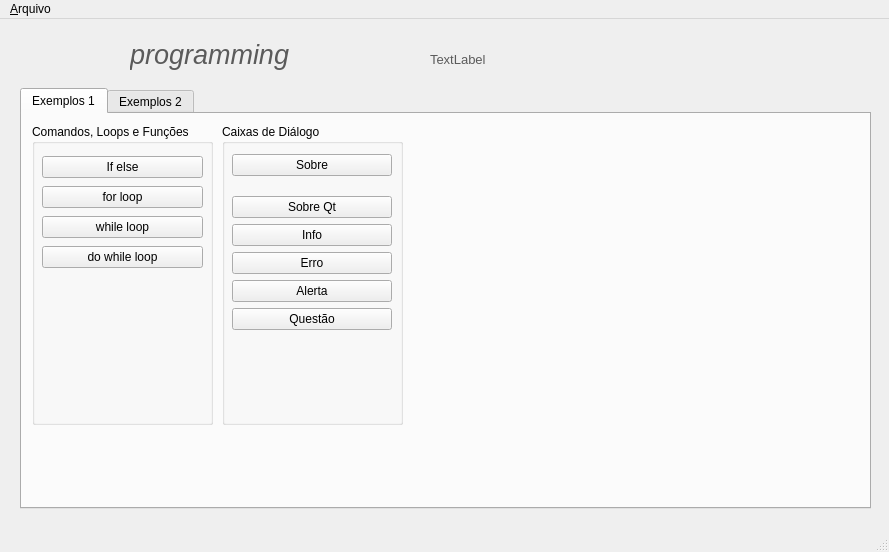
<?xml version="1.0" encoding="UTF-8"?>
<ui version="4.0">
 <class>MainWindow</class>
 <widget class="QMainWindow" name="MainWindow">
  <property name="windowModality">
   <enum>Qt::NonModal</enum>
  </property>
  <property name="geometry">
   <rect>
    <x>0</x>
    <y>0</y>
    <width>889</width>
    <height>552</height>
   </rect>
  </property>
  <property name="sizePolicy">
   <sizepolicy hsizetype="Preferred" vsizetype="Preferred">
    <horstretch>0</horstretch>
    <verstretch>0</verstretch>
   </sizepolicy>
  </property>
  <property name="minimumSize">
   <size>
    <width>889</width>
    <height>552</height>
   </size>
  </property>
  <property name="maximumSize">
   <size>
    <width>889</width>
    <height>552</height>
   </size>
  </property>
  <property name="windowTitle">
   <string>C++ programming</string>
  </property>
  <property name="windowIcon">
   <iconset resource="resource.qrc">
    <normaloff>:/imagens/c++_50px.png</normaloff>:/imagens/c++_50px.png</iconset>
  </property>
  <widget class="QWidget" name="centralwidget">
   <widget class="QTabWidget" name="tabWidget">
    <property name="geometry">
     <rect>
      <x>20</x>
      <y>69</y>
      <width>851</width>
      <height>421</height>
     </rect>
    </property>
    <property name="currentIndex">
     <number>0</number>
    </property>
    <widget class="QWidget" name="tabExemplos1">
     <attribute name="title">
      <string>Exemplos 1</string>
     </attribute>
     <widget class="QGroupBox" name="groupBox">
      <property name="geometry">
       <rect>
        <x>10</x>
        <y>10</y>
        <width>181</width>
        <height>301</height>
       </rect>
      </property>
      <property name="title">
       <string>Comandos, Loops e Funções</string>
      </property>
      <widget class="QWidget" name="layoutWidget">
       <property name="geometry">
        <rect>
         <x>10</x>
         <y>30</y>
         <width>161</width>
         <height>120</height>
        </rect>
       </property>
       <layout class="QVBoxLayout" name="verticalLayout">
        <property name="spacing">
         <number>6</number>
        </property>
        <item>
         <widget class="QPushButton" name="btnIfElse">
          <property name="text">
           <string>If else</string>
          </property>
         </widget>
        </item>
        <item>
         <widget class="QPushButton" name="btnForLoop">
          <property name="text">
           <string>for loop</string>
          </property>
         </widget>
        </item>
        <item>
         <widget class="QPushButton" name="btnWhileLoop">
          <property name="text">
           <string>while loop</string>
          </property>
         </widget>
        </item>
        <item>
         <widget class="QPushButton" name="btnDoWhileLoop">
          <property name="text">
           <string>do while loop</string>
          </property>
         </widget>
        </item>
       </layout>
      </widget>
     </widget>
     <widget class="QGroupBox" name="groupBox_2">
      <property name="geometry">
       <rect>
        <x>200</x>
        <y>10</y>
        <width>181</width>
        <height>301</height>
       </rect>
      </property>
      <property name="title">
       <string>Caixas de Diálogo</string>
      </property>
      <widget class="QWidget" name="verticalLayoutWidget">
       <property name="geometry">
        <rect>
         <x>10</x>
         <y>30</y>
         <width>160</width>
         <height>176</height>
        </rect>
       </property>
       <layout class="QVBoxLayout" name="verticalLayout_2">
        <property name="spacing">
         <number>6</number>
        </property>
        <item alignment="Qt::AlignTop">
         <widget class="QPushButton" name="btnSobre">
          <property name="text">
           <string>Sobre</string>
          </property>
         </widget>
        </item>
        <item>
         <widget class="QPushButton" name="btnSobreQt">
          <property name="text">
           <string>Sobre Qt</string>
          </property>
         </widget>
        </item>
        <item>
         <widget class="QPushButton" name="btnInfo">
          <property name="text">
           <string>Info</string>
          </property>
         </widget>
        </item>
        <item>
         <widget class="QPushButton" name="btnErro">
          <property name="text">
           <string>Erro</string>
          </property>
         </widget>
        </item>
        <item>
         <widget class="QPushButton" name="btnAlerta">
          <property name="text">
           <string>Alerta</string>
          </property>
         </widget>
        </item>
        <item>
         <widget class="QPushButton" name="btnQuestao">
          <property name="text">
           <string>Questão</string>
          </property>
         </widget>
        </item>
       </layout>
      </widget>
     </widget>
    </widget>
    <widget class="QWidget" name="tabExemplos2">
     <attribute name="title">
      <string>Exemplos 2</string>
     </attribute>
    </widget>
   </widget>
   <widget class="QLabel" name="label_2">
    <property name="enabled">
     <bool>true</bool>
    </property>
    <property name="geometry">
     <rect>
      <x>79</x>
      <y>8</y>
      <width>50</width>
      <height>50</height>
     </rect>
    </property>
    <property name="autoFillBackground">
     <bool>false</bool>
    </property>
    <property name="text">
     <string/>
    </property>
    <property name="textFormat">
     <enum>Qt::PlainText</enum>
    </property>
    <property name="pixmap">
     <pixmap resource="resource.qrc">:/imagens/c++_50px.png</pixmap>
    </property>
    <property name="scaledContents">
     <bool>true</bool>
    </property>
   </widget>
   <widget class="QLabel" name="lblTestes">
    <property name="geometry">
     <rect>
      <x>430</x>
      <y>30</y>
      <width>361</width>
      <height>20</height>
     </rect>
    </property>
    <property name="font">
     <font>
      <pointsize>10</pointsize>
      <bold>false</bold>
     </font>
    </property>
    <property name="styleSheet">
     <string notr="true">color: #5B5B5B;</string>
    </property>
    <property name="text">
     <string>TextLabel</string>
    </property>
   </widget>
   <widget class="QLabel" name="label_3">
    <property name="enabled">
     <bool>true</bool>
    </property>
    <property name="geometry">
     <rect>
      <x>39</x>
      <y>12</y>
      <width>50</width>
      <height>50</height>
     </rect>
    </property>
    <property name="autoFillBackground">
     <bool>false</bool>
    </property>
    <property name="text">
     <string/>
    </property>
    <property name="textFormat">
     <enum>Qt::PlainText</enum>
    </property>
    <property name="pixmap">
     <pixmap resource="resource.qrc">:/imagens/qt_50px.png</pixmap>
    </property>
    <property name="scaledContents">
     <bool>true</bool>
    </property>
   </widget>
   <widget class="QLabel" name="label">
    <property name="geometry">
     <rect>
      <x>130</x>
      <y>10</y>
      <width>191</width>
      <height>51</height>
     </rect>
    </property>
    <property name="font">
     <font>
      <pointsize>20</pointsize>
      <italic>true</italic>
      <stylestrategy>PreferAntialias</stylestrategy>
     </font>
    </property>
    <property name="styleSheet">
     <string notr="true">color: #5B5B5B;</string>
    </property>
    <property name="text">
     <string>programming</string>
    </property>
   </widget>
   <zorder>label_2</zorder>
   <zorder>tabWidget</zorder>
   <zorder>lblTestes</zorder>
   <zorder>label_3</zorder>
   <zorder>label</zorder>
  </widget>
  <widget class="QMenuBar" name="menubar">
   <property name="geometry">
    <rect>
     <x>0</x>
     <y>0</y>
     <width>889</width>
     <height>22</height>
    </rect>
   </property>
   <widget class="QMenu" name="menu_Arquivo">
    <property name="title">
     <string>&amp;Arquivo</string>
    </property>
    <addaction name="action_Novo"/>
    <addaction name="actionAbrir"/>
    <addaction name="separator"/>
    <addaction name="action_Sair"/>
   </widget>
   <addaction name="menu_Arquivo"/>
  </widget>
  <widget class="QStatusBar" name="statusbar"/>
  <action name="action_Novo">
   <property name="text">
    <string>&amp;Novo</string>
   </property>
  </action>
  <action name="actionAbrir">
   <property name="text">
    <string>Abrir</string>
   </property>
  </action>
  <action name="action_2">
   <property name="text">
    <string>-</string>
   </property>
  </action>
  <action name="action_Sair">
   <property name="text">
    <string>&amp;Sair</string>
   </property>
  </action>
 </widget>
 <resources>
  <include location="resource.qrc"/>
 </resources>
 <connections/>
</ui>
